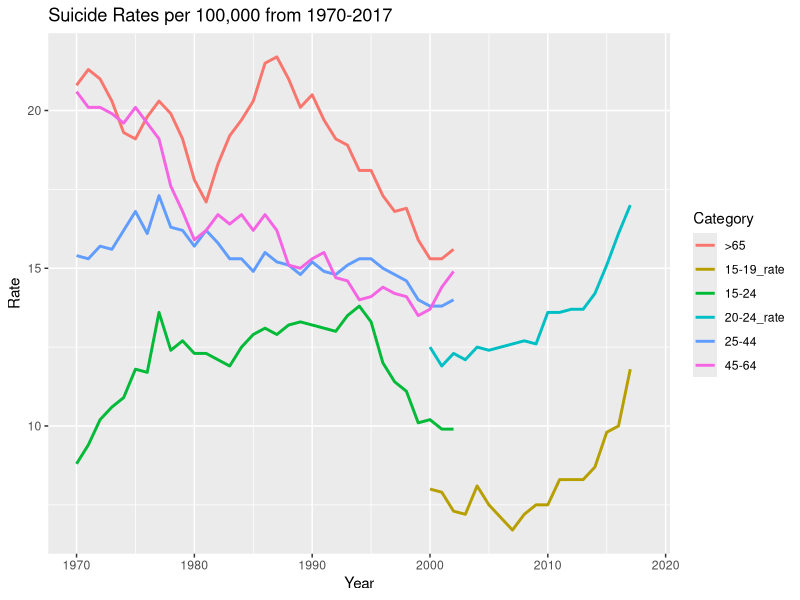
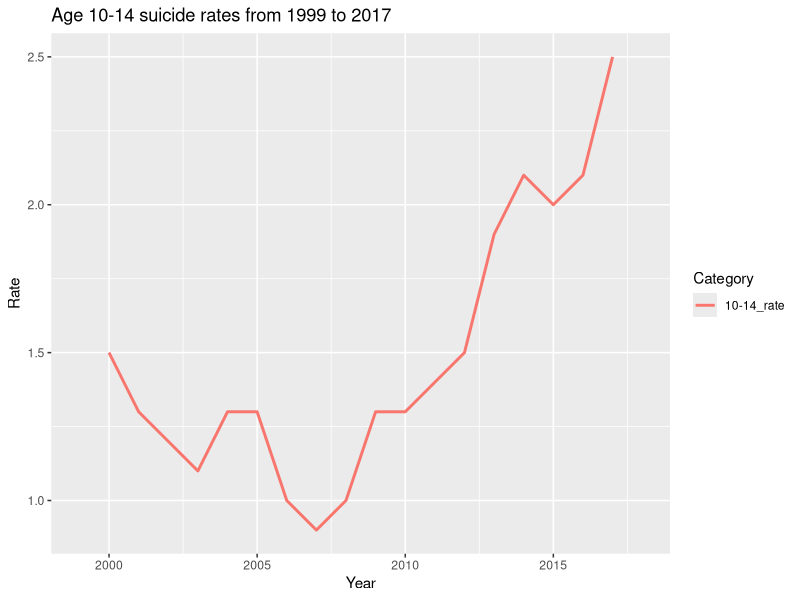
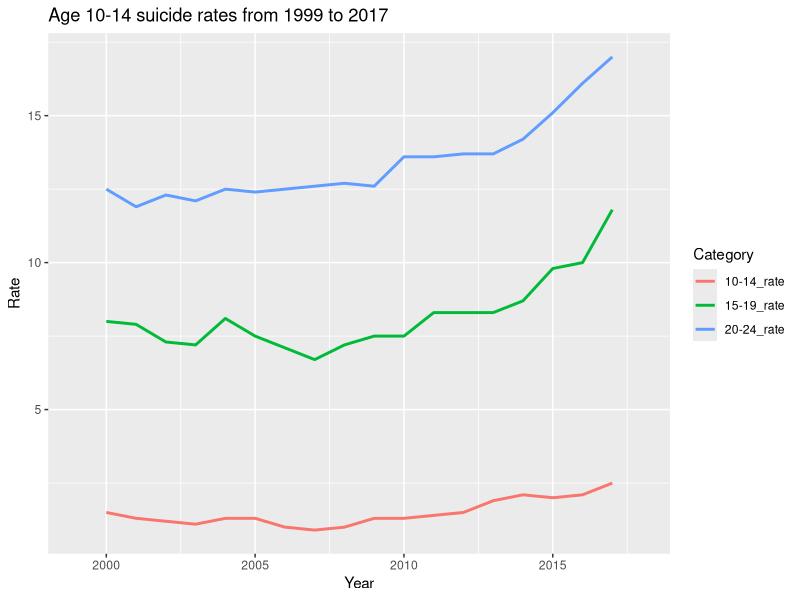
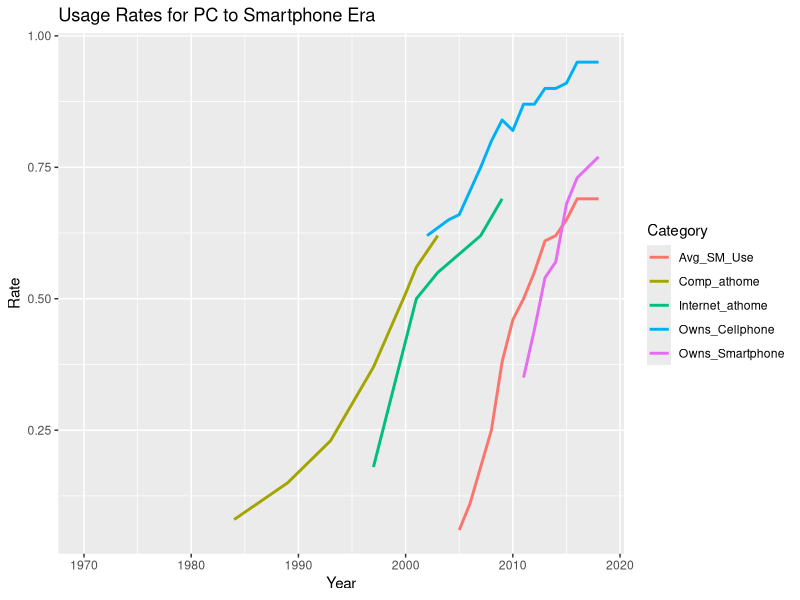
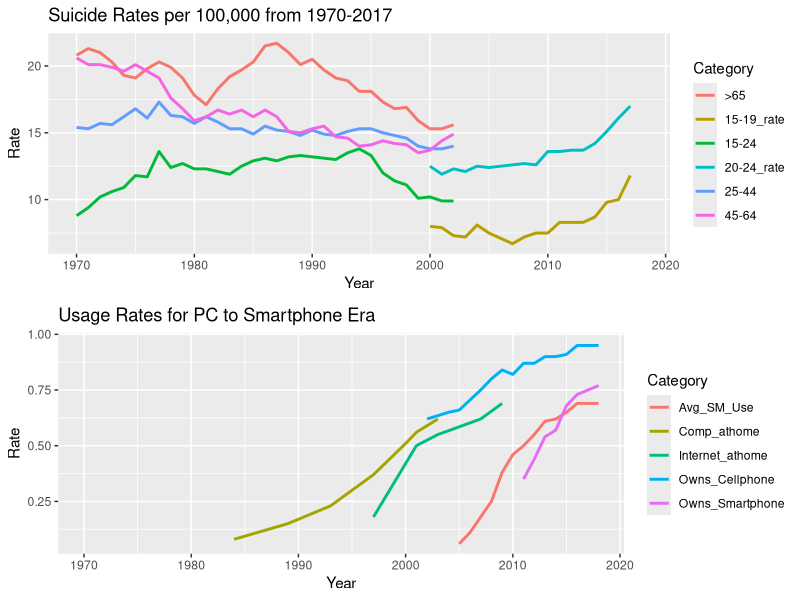
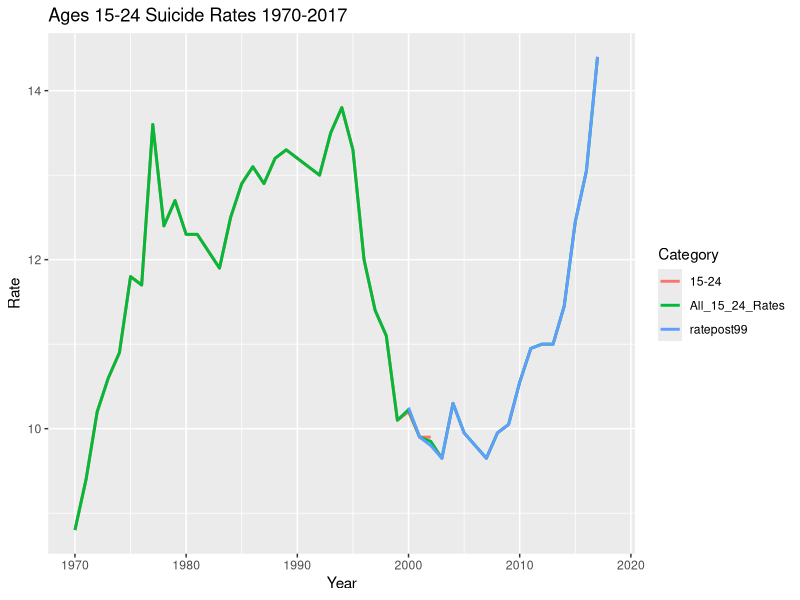
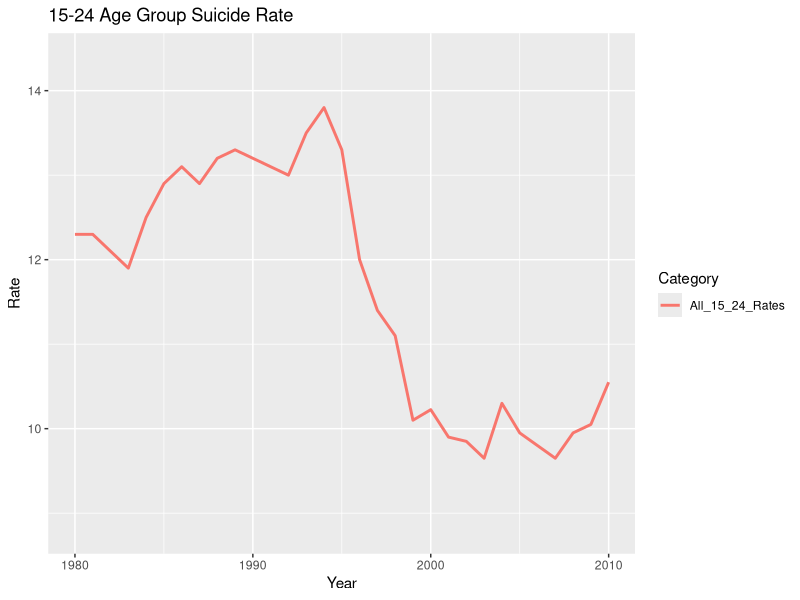
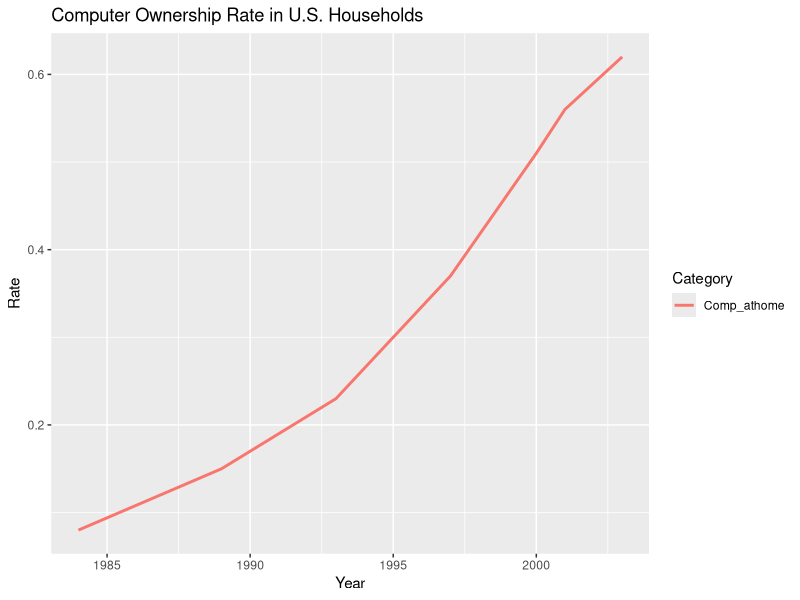

The R source for these figures, in order:
# installing the required packages

if(!require(readxl)) install.packages("readxl", repos = "http://cran.us.r-project.org")
if(!require(tidyverse)) install.packages("tidyverse", repos = "http://cran.us.r-project.org")
if(!require(caret)) install.packages("caret", repos = "http://cran.us.r-project.org")
if(!require(gridExtra)) install.packages("gridExtra", repos = "http://cran.us.r-project.org")

# importing the wide dataset and creating the tidy dataset

wide <- read_excel("wide_1-7-20.xlsx", col_types = "numeric")
wide <- round(wide,2)
tidy <- gather(wide, "Category", "Rate", -1, na.rm = TRUE)
tidy$Category <- as.character(tidy$Category)
tidy$Rate <- as.numeric(tidy$Rate)
str(tidy)
str(wide)

# the tidy dataset

head(tidy, n = 10)
colnames(tidy)
dim(tidy)

# the wide dataset

head(wide, n = 10)
colnames(wide)
dim(wide)
# Plotting suicide rates to begin analysis

a_plot <- tidy %>% 
  filter(Category %in% c("15-19_rate", "20-24_rate", "15-24", "25-44", "45-64", ">65")) %>%
  ggplot(aes(x = Year, y = Rate, color = Category)) +
  geom_line(size = 1) + 
  ggtitle("Suicide Rates per 100,000 from 1970-2017") + 
  xlim(1970,2018)
a_plot
# plotting just the 10-14 rate

a_1plot <- tidy %>% 
  filter(Category %in% c("10-14_rate")) %>%
  ggplot(., aes(x = Year, y = Rate, color = Category)) +
  geom_line(size = 1) + 
  ggtitle("Age 10-14 suicide rates from 1999 to 2017") + 
  xlim(1999,2018)
a_1plot

# plotting the 10-14, 15-19, and 20-24 suicide rates post 1999

a_2plot <- tidy %>% 
  filter(Category %in% c("10-14_rate", "15-19_rate", "20-24_rate")) %>%
  ggplot(., aes(x = Year, y = Rate, color = Category)) +
  geom_line(size = 1) + 
  ggtitle("Age 10-14 suicide rates from 1999 to 2017") + 
  xlim(1999,2018)
a_2plot

# plotting usage rates for all electronic media types

b_plot <- tidy %>% 
  filter(Category %in% c("Owns_Cellphone", "Owns_Smartphone", "Avg_SM_Use", "Comp_athome", "Internet_athome")) %>%
  ggplot(aes(x = Year, y = Rate, color = Category)) +
  geom_line(size = 1) +
  ggtitle("Usage Rates for PC to Smartphone Era") +
  xlim(1970, 2018)
b_plot

# arranging plots for comparison

grid.arrange(a_plot,b_plot)

# combining the 2 15-24 vectors to one

ratepost99 <- (wide$`15-19_rate` + wide$`20-24_rate`)/2
wide <- cbind(wide, ratepost99)

a <- wide$`15-24`
a
b <- wide$`ratepost99`
b
c <- data.frame(a,b)
c[['d']] <- rowMeans(c,na.rm=TRUE)
c
c <- as.tibble(c[,3])
colnames(c) <- c("All_15_24_Rates")
wide <- cbind(wide, c)
dim(wide)
wide$All_15_24_Rates

# adding the new column to the tidy dataset

tidy <- gather(wide, "Category","Rate", -1, na.rm=TRUE)
colnames(wide)

# plotting the new column with the 2 original 15-24 columns

d_plot <- tidy %>% 
  filter(Category %in% c("15-24", "ratepost99", "All_15_24_Rates")) %>%
  ggplot(aes(x = Year, y = Rate, color = Category)) +
  geom_line(size = 1) +
  ggtitle("Ages 15-24 Suicide Rates 1970-2017") +
  xlim(1970, 2018)
d_plot

# calculating correlation for home computer ownership and 15-24 suicide rate

cor(wide$All_15_24_Rates,wide$Comp_athome, use = "pairwise.complete.obs")

# plotting just 15-24 S.R. 

e_plot <- tidy %>% 
  filter(Category %in% c("All_15_24_Rates")) %>%
  ggplot(aes(x = Year, y = Rate, color = Category)) +
  geom_line(size = 1) + 
  ggtitle("15-24 Age Group Suicide Rate") + 
  xlim(1980,2010)
e_plot

# plotting just computer ownership

f_plot <- tidy %>% 
  filter(Category %in% c("Comp_athome")) %>%
  ggplot(aes(x = Year, y = Rate, color = Category)) +
  geom_line(size = 1) + 
  ggtitle("Computer Ownership Rate in U.S. Households")
f_plot

# arranging plots for comparison

grid.arrange(e_plot, f_plot)

# computing linear regression statistics for these variables

fit1 <- wide %>% lm(All_15_24_Rates ~ Comp_athome, data = .)
summary(fit1)

# calculating correlation for household internet access rate and 15-24 suicide rate

cor(wide$All_15_24_Rates,wide$Internet_athome, use = "pairwise.complete.obs")

# plotting just 15-24 S.R. 

g_plot <- tidy %>% 
  filter(Category %in% c("All_15_24_Rates")) %>%
  ggplot(aes(x = Year, y = Rate, color = Category)) +
  geom_line(size = 1) + 
  ggtitle("15-24 Age Group Suicide Rate") + 
  xlim(1995,2010)
g_plot

# plotting just household internet access rate

h_plot <- tidy %>% 
  filter(Category %in% c("Internet_athome")) %>%
  ggplot(aes(x = Year, y = Rate, color = Category)) +
  geom_line(size = 1) + 
  ggtitle("Internet Access Rate in U.S. Households") +
  xlim(1995,2010)
h_plot

# arranging plots for comparison

grid.arrange(g_plot, h_plot)

# computing linear regression statistics for these variables

fit2 <- wide %>% lm(All_15_24_Rates ~ Internet_athome, data = .)
summary(fit2)

# calculating correlation for cell phone ownership and 15-24 suicide rate

cor(wide$`All_15_24_Rates`,wide$Owns_Cellphone, use = "pairwise.complete.obs")

# plotting just 15-24 S.R. 

i_plot <- tidy %>% 
  filter(Category %in% c("All_15_24_Rates")) %>%
  ggplot(aes(x = Year, y = Rate, color = Category)) +
  geom_line(size = 1) + 
  ggtitle("15-24 Age Group Suicide Rate") + 
  xlim(2000,2020)
i_plot

# plotting just adult average cell phone ownership

j_plot <- tidy %>% 
  filter(Category %in% c("Owns_Cellphone")) %>%
  ggplot(aes(x = Year, y = Rate, color = Category)) +
  geom_line(size = 1) + 
  ggtitle("Average U.S. Cell Phone Ownership") +
  xlim(2000,2020)
j_plot

# arranging plots for comparison

grid.arrange(i_plot, j_plot)

# computing linear regression statistics for these variables

fit3 <- wide %>% lm(All_15_24_Rates ~ Owns_Cellphone, data = .)
summary(fit3)

# calculating correlation for smart phone ownership and 15-24 suicide rate

cor(wide$All_15_24_Rates,wide$Owns_Smartphone, use = "pairwise.complete.obs")

# plotting just 15-24 S.R. 

k_plot <- tidy %>% 
  filter(Category %in% c("All_15_24_Rates")) %>%
  ggplot(aes(x = Year, y = Rate, color = Category)) +
  geom_line(size = 1) + 
  ggtitle("15-24 Age Group Suicide Rate") + 
  xlim(2010,2017)
k_plot

# plotting just adult average smart phone ownership

l_plot <- tidy %>% 
  filter(Category %in% c("Owns_Smartphone")) %>%
  ggplot(aes(x = Year, y = Rate, color = Category)) +
  geom_line(size = 1) + 
  ggtitle("Average U.S. Smart Phone Ownership") +
  xlim(2010,2017)
l_plot

# arranging plots for comparison

grid.arrange(k_plot, l_plot)

# computing linear regression statistics for these variables

fit4 <- wide %>% lm(`All_15_24_Rates` ~ Owns_Smartphone, data = .)
summary(fit4)

# calculating correlation for social media use and 15-24 suicide rate

cor(wide$All_15_24_Rates,wide$Avg_SM_Use, use = "pairwise.complete.obs")

# plotting just 15-24 S.R. 

m_plot <- tidy %>% 
  filter(Category %in% c("All_15_24_Rates")) %>%
  ggplot(aes(x = Year, y = Rate, color = Category)) +
  geom_line(size = 1) + 
  ggtitle("15-24 Age Group Suicide Rate") + 
  xlim(2005,2020)
m_plot

# plotting just social media use

n_plot <- tidy %>% 
  filter(Category %in% c("Avg_SM_Use")) %>%
  ggplot(aes(x = Year, y = Rate, color = Category)) +
  geom_line(size = 1) + 
  ggtitle("Average Use of >= 1 Social Media Site") +
  xlim(2005,2020)
n_plot

# arranging plots for comparison

grid.arrange(m_plot, n_plot)

# computing linear regression statistics for these variables

fit5 <- wide %>% lm(All_15_24_Rates ~ Avg_SM_Use, data = .)
summary(fit5)

# calculating correlation for economic variation and 15-24 suicide rate

wide2 <- wide %>% filter(Year >= 1985)
cor(wide2$All_15_24_Rates,wide2$Markets, use = "pairwise.complete.obs")

# plotting just 15-24 S.R. 

tidy2 <- gather(wide2, Category, Rate, -1, na.rm = TRUE)

q_plot <- tidy2 %>% 
  filter(Category %in% c("All_15_24_Rates")) %>%
  ggplot(aes(x = Year, y = Rate, color = Category)) +
  geom_line(size = 1) + 
  ggtitle("15-24 Age Group Suicide Rate") + 
  xlim(1985,2020)
q_plot

# plotting just market variation

r_plot <- tidy2 %>% 
  filter(Category %in% c("Markets")) %>%
  ggplot(aes(x = Year, y = Rate, color = Category)) +
  geom_line(size = 1) + 
  ggtitle("Average Annual Market Close") +
  xlim(1985,2020)
r_plot

# arranging plots for comparison

grid.arrange(q_plot, r_plot)

# computing linear regression statistics for these variables

fit6 <- wide2 %>% lm(All_15_24_Rates ~ Markets, data = .)
summary(fit6)

# running linear regression analysis for the two predictor variables

fit1 <- wide2 %>% filter(Year >= 2005) %>% lm(All_15_24_Rates ~ Owns_Cellphone + Markets, data = .)
summary(fit1)

# Create data frame with just the columns needed

data_glm <- wide[,c(1,12,16)] %>% drop_na()

dim(data_glm)

# Create data partitions with 75% of data as train set and 25% of data as test set

set.seed(1)
test_index <- createDataPartition(data_glm$Year, times = 1, p = .75, list = FALSE)
train_set <- data_glm[test_index,]
test_set <- data_glm[-test_index,]
train_set
test_set

# run GLM machine learning algorithm

glm_fit <- train_set %>%
  glm(All_15_24_Rates ~ Markets, data = ., family = "gaussian")
glm_fit
y_hat <- predict(glm_fit, newdata = test_set, type = "response")
y_hat

# round y hat to nearest integer

y_hat <- round(y_hat, 0)
y_hat

# round the test set to the nearest integer

actual_rates <- round(test_set$All_15_24_Rates, 0)
actual_rates

# calculate the number predicted accurately by the GLM model

mean(y_hat == actual_rates)